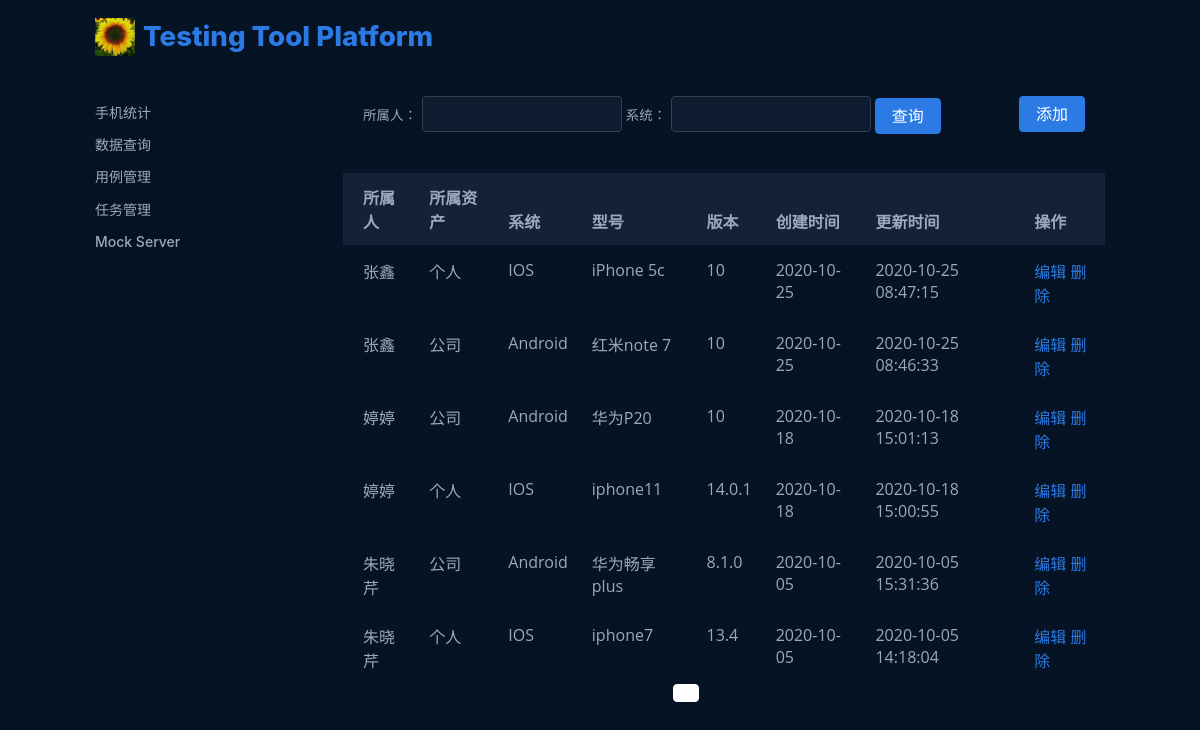
The app's page /project/search with its own data.
### telephone_manage/models.py (models this page shows)
class tels(models.Model):
    name = models.CharField("所属人",max_length=100,null=False,default="")
    fund = models.CharField("所属资产",choices=(('个人','个人'),('公司','公司')), max_length=100, null=False, default="")
    sys = models.CharField("系统", choices=(('IOS','IOS'),('Android','Android')),max_length=100, null=False, default="")
    type = models.CharField("型号", max_length=100, null=False, default="")
    version = models.CharField("版本", max_length=100, null=False, default="")
    creat_time = models.DateField("创建时间",auto_now_add=True)
    update_time = models.DateTimeField("更新时间", auto_now=True)
    class Meta:
        ordering = ['-creat_time', '-id']

### telephone_manage/views.py (the view)
# urls.py: path('search',views.project_search),
def project_search(requests):
    name = requests.GET.get('name')
    sys = requests.GET.get('sys')
    search_dict = dict()
    if name:
        search_dict["name"] = name
    if sys:
        search_dict["sys"] = sys
    projects = tels.objects.filter(**search_dict)
    return render(requests, 'project_list.html', {'projects': projects})

### templates/project_list.html (shortened to what this page needs)
{% extends "base.html"%}
{% block base %}
<div class="content">
    <div class="card-header">
        <div class="form-group pull-right" style="float: left;margin-bottom: 0px;">
            <form action="/project/search" method="get">
                <label>所属人：</label>
                <input class="form-control" id="nav-search-input" name="name" placeholder=" " style="display: inline-block;width: 200px"  type="text" value=""/>
                <label>系统：</label>
                <input class="form-control" id="nav-search-input1" name="sys" placeholder=" " style="display: inline-block;width: 200px"  type="text" value=""/>
                <button class="btn btn-primary btn-search">
                <span class="glyphicon glyphicon-search">查询</span>
                </button>
            </form>
    </div>
        <button onclick="add()" type="button" class="btn btn-primary" style="float:right">添加</button>
    </div>
    <div id="datatables-dashboard-traffic_wrapper" class="dataTables_wrapper dt-bootstrap4 no-footer" style="margin-top: 60px;">
        <div class="row">
            <div class="col-sm-12">
                <table id="datatables-dashboard-traffic" class="table table-striped my-0 dataTable no-footer"
                       role="grid" aria-describedby="datatables-dashboard-traffic_info">
                    <thead>
                    <tr role="row" bgcolor="#132238">
                        <th>所属人</th>
                        <th>所属资产</th>
                        <th>系统</th>
                        <th>型号</th>
                        <th>版本</th>
                        <th>创建时间</th>
                        <th>更新时间</th>
                        <th>操作</th>
                    </tr>
                    </thead>
                    <tbody>
                    {% for p in projects %}
                    <tr role="row" class="odd">
                        <td>{{ p.name }}</td>
                        <td>{{ p.fund }}</td>
                        <td>{{ p.sys }}</td>
                        <td>{{ p.type }}</td>
                        <td>{{ p.version }}</td>
                        <td>{{ p.creat_time|date:"Y-m-d"}}</td>
                        <td>{{ p.update_time|date:"Y-m-d H:i:s"}}</td>
                        <td>
                            <a href="/project/edit/{{p.id}}/">编辑</a>
                            <a href="/project/delete/{{p.id}}/">删除</a>
                        </td>
                    </tr>
                    {% endfor %}
                    </tbody>
                </table>
            </div>
        </div>
    </div>
        <div class="row">
            <div class="col-sm-12 col-md-5">
            </div>
            <div class="col-sm-12 col-md-7">
                <div class="dataTables_paginate paging_simple_numbers" id="datatables-dashboard-traffic_paginate">
                    <ul class="pagination">
                        <li class="paginate_button page-item active">
                            <a href="#" aria-controls="datatables-dashboard-traffic" data-dt-idx="1" tabindex="0"
                                class="page-link">{{projects.number}}</a>
                        </li>
                    </ul>
                </div>
            </div>
        </div>
</div>
{% endblock %}

### templates/base.html (shortened to what this page needs)
<html>
<head>
    {%load static %}
    <link href='{% static "css/perfect-scrollbar.css"%}' rel='stylesheet' type='text/css'>
    <link href='{% static "css/theme-dark.min.css"%}' rel='stylesheet' type='text/css'>
</head>
<body>
<div class="container" data-layout="container">
    <nav class="navbar navbar-vertical navbar-expand-xl navbar-light">
        <div class="d-flex align-items-center" style=width:1200px;>
            <a class="navbar-brand">
                <div class="d-flex align-items-center py-3"><img class="mr-2"
                                                                 src="/static/img/22.png"
                                                                 width="40"><span class="text-sans-serif">Testing Tool Platform</span>
                </div>
            </a>
            <div class="divcss5"><a href="/logout/">退出</a></div>
        </div>
        <div class="collapse navbar-collapse" id="navbarVerticalCollapse">
            <div class="navbar-vertical-content perfect-scrollbar scrollbar" style="margin-top: 20px;">
                <ul class="navbar-nav flex-column">
                    <li class="nav-item">
                        <a class="nav-link" href="/project/">
                        <span class="align-middle">手机统计</span>
                        </a>
                    </li>
                    <li class="nav-item">
                        <a class="nav-link" href="/select/">
                            <span class="align-middle">数据查询</span>
                        </a>
                    </li>
                    <li class="nav-item">
                        <a class="nav-link" href="../chat.html">
                            <span class="align-middle">用例管理</span>
                        </a>
                    </li>
                    <li class="nav-item">
                        <a class="nav-link" href="../kanban.html">
                            <span class="align-middle">任务管理</span>
                        </a>
                    </li>
                    <li class="nav-item">
                        <a class="nav-link" href="../kanban.html">
                            <span class="align-middle">Mock Server</span>
                        </a>
                    </li>
                </ul>
            </div>
        </div>
    </nav>
    {% block base %}
    {% endblock %}
</div>
</body>
</html>

### records on screen
tels: name "张鑫", fund "个人", sys "IOS", type "iPhone 5c", version "10", creat_time "2020-10-25", update_time "2020-10-25 08:47:15"
tels: name "张鑫", fund "公司", sys "Android", type "红米note 7", version "10", creat_time "2020-10-25", update_time "2020-10-25 08:46:33"
tels: name "婷婷", fund "公司", sys "Android", type "华为P20", version "10", creat_time "2020-10-18", update_time "2020-10-18 15:01:13"
tels: name "婷婷", fund "个人", sys "IOS", type "iphone11", version "14.0.1", creat_time "2020-10-18", update_time "2020-10-18 15:00:55"
tels: name "朱晓芹", fund "公司", sys "Android", type "华为畅享plus", version "8.1.0", creat_time "2020-10-05", update_time "2020-10-05 15:31:36"
tels: name "朱晓芹", fund "个人", sys "IOS", type "iphone7", version "13.4", creat_time "2020-10-05", update_time "2020-10-05 14:18:04"
